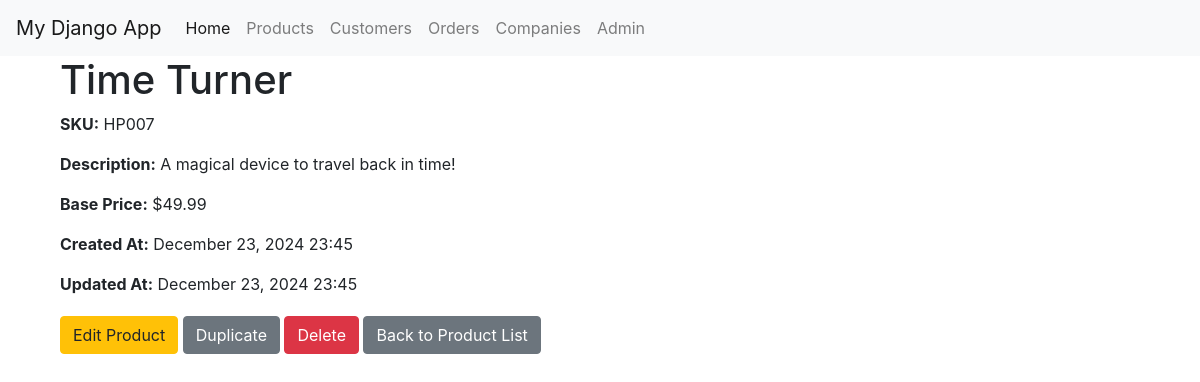
Page /products/HP007/ on the committed database.
### cotizador/models.py (models this page shows, shortened)
class Product(models.Model):
    name = models.CharField(max_length=255, unique=True)
    description = models.TextField(blank=True, null=True)
    sku = models.CharField(max_length=100, unique=True, verbose_name="Stock Keeping Unit")
    base_price = models.DecimalField(max_digits=10, decimal_places=2, verbose_name="Base Price")
    created_at = models.DateTimeField(auto_now_add=True)
    updated_at = models.DateTimeField(auto_now=True)

### cotizador/views.py (the view, shortened to what this page needs)
# urls.py: path('products/<str:sku>/', views.product_detail, name='product_detail'),
def product_detail(request, sku):
    product = get_object_or_404(Product, sku=sku)
    return render(request, "product_detail.html", {"product": product})

### cotizador/templates/product_detail.html (shortened to what this page needs)
{% extends "base.html" %}
{% block content %}
<div class="container">
    <h1>{{ product.name }}</h1>
    <div class="product-details">
        <p><strong>SKU:</strong> {{ product.sku }}</p>
        <p><strong>Description:</strong> {{ product.description|default:"No description available." }}</p>
        <p><strong>Base Price:</strong> ${{ product.base_price }}</p>
        <p><strong>Created At:</strong> {{ product.created_at|date:"F d, Y H:i" }}</p>
        <p><strong>Updated At:</strong> {{ product.updated_at|date:"F d, Y H:i" }}</p>
    </div>
    <div style="margin-top: 20px;">
        <a href="{% url 'update_product' product.sku %}" class="btn btn-warning">Edit Product</a>
        <a href="{% url 'duplicate_product' product.sku %}" class="btn btn-secondary">Duplicate</a>
        <a href="{% url 'delete_product' product.sku %}" class="btn btn-danger">Delete</a>
        <a href="{% url 'product_list' %}" class="btn btn-secondary">Back to Product List</a>
    </div>
</div>
{% endblock %}

### rows in the picture
Product: name "Time Turner", sku "HP007", description "A magical device to travel back in time!", base_price "49.99", created_at "December 23, 2024 23:45", updated_at "December 23, 2024 23:45"
